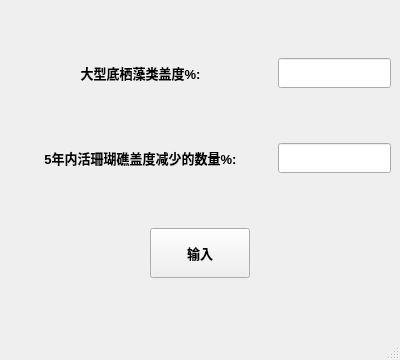
<?xml version="1.0" encoding="UTF-8"?>
<ui version="4.0">
 <class>MainWindow</class>
 <widget class="QMainWindow" name="MainWindow">
  <property name="geometry">
   <rect>
    <x>0</x>
    <y>0</y>
    <width>400</width>
    <height>360</height>
   </rect>
  </property>
  <property name="minimumSize">
   <size>
    <width>400</width>
    <height>360</height>
   </size>
  </property>
  <property name="maximumSize">
   <size>
    <width>400</width>
    <height>360</height>
   </size>
  </property>
  <property name="windowTitle">
   <string>栖息地版块</string>
  </property>
  <widget class="QWidget" name="centralwidget">
   <layout class="QVBoxLayout" name="verticalLayout">
    <item>
     <layout class="QHBoxLayout" name="horizontalLayout" stretch="7,3">
      <item>
       <widget class="QLabel" name="label">
        <property name="font">
         <font>
          <pointsize>10</pointsize>
          <weight>75</weight>
          <bold>true</bold>
         </font>
        </property>
        <property name="layoutDirection">
         <enum>Qt::LeftToRight</enum>
        </property>
        <property name="text">
         <string>大型底栖藻类盖度%:</string>
        </property>
        <property name="alignment">
         <set>Qt::AlignCenter</set>
        </property>
       </widget>
      </item>
      <item>
       <widget class="QLineEdit" name="lineEdit">
        <property name="minimumSize">
         <size>
          <width>0</width>
          <height>30</height>
         </size>
        </property>
       </widget>
      </item>
     </layout>
    </item>
    <item>
     <layout class="QHBoxLayout" name="horizontalLayout_2" stretch="7,3">
      <item>
       <widget class="QLabel" name="label_2">
        <property name="font">
         <font>
          <pointsize>10</pointsize>
          <weight>75</weight>
          <bold>true</bold>
         </font>
        </property>
        <property name="text">
         <string>5年内活珊瑚礁盖度减少的数量%:</string>
        </property>
        <property name="alignment">
         <set>Qt::AlignCenter</set>
        </property>
       </widget>
      </item>
      <item>
       <widget class="QLineEdit" name="lineEdit_2">
        <property name="minimumSize">
         <size>
          <width>0</width>
          <height>30</height>
         </size>
        </property>
       </widget>
      </item>
     </layout>
    </item>
    <item>
     <layout class="QHBoxLayout" name="horizontalLayout_5">
      <property name="topMargin">
       <number>0</number>
      </property>
      <property name="bottomMargin">
       <number>0</number>
      </property>
      <item>
       <widget class="QPushButton" name="pushButton">
        <property name="minimumSize">
         <size>
          <width>0</width>
          <height>0</height>
         </size>
        </property>
        <property name="maximumSize">
         <size>
          <width>100</width>
          <height>50</height>
         </size>
        </property>
        <property name="font">
         <font>
          <pointsize>10</pointsize>
          <weight>75</weight>
          <bold>true</bold>
         </font>
        </property>
        <property name="text">
         <string>输入</string>
        </property>
       </widget>
      </item>
     </layout>
    </item>
   </layout>
  </widget>
  <widget class="QMenuBar" name="menubar">
   <property name="geometry">
    <rect>
     <x>0</x>
     <y>0</y>
     <width>400</width>
     <height>26</height>
    </rect>
   </property>
  </widget>
  <widget class="QStatusBar" name="statusbar"/>
 </widget>
 <resources/>
 <connections/>
</ui>
